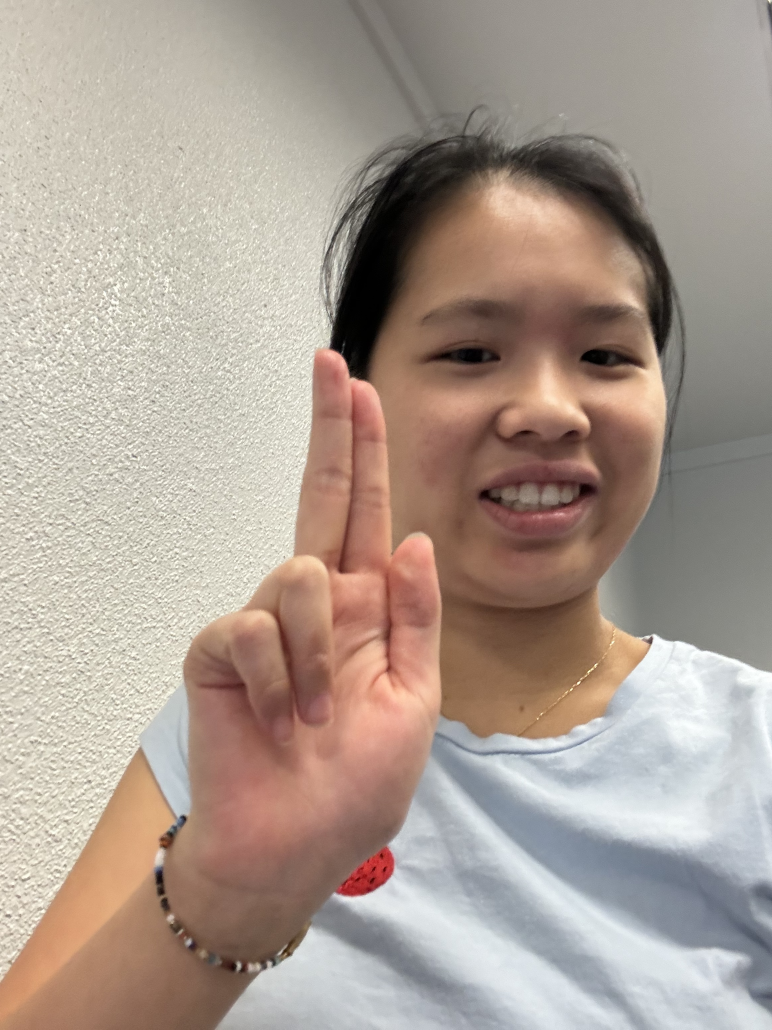
#> input picture images/shoot/IMG_2736.jpg, 2316 x 3088 px, given as the content of the folder shoot_redo, which was not available (shown at 1/3 size)
$ python DrawBoundingBoxes.py
#> lines starting #> are read from the running program, lines starting #| are printed output that depends on the picture
import cv2
import csv
import os
from PIL import Image
import pillow_heif
import time
import signal
import sys

annotations = []
drawing = False
x_start, y_start = 0, 0
current_annotation = None

# TODO: MODIFY THIS PART HERE
image_folder = 'shoot_redo'  # MODIFY THIS
current_class = 'shoot'  # MODIFY THIS
label_mapping = {
    'left': 0,
    'left_shoot': 1,
    'shoot': 2,
    'right': 3,
    'right_shoot': 4
}
current_class_number = label_mapping[current_class]

output_csv = os.path.join(image_folder, 'annotations.csv')

with open(output_csv, mode='w', newline='') as file:
    writer = csv.writer(file)
    writer.writerow(['image_path', 'x_start', 'y_start', 'x_end', 'y_end', 'class_label'])

def handle_exit(signal, frame):
    with open(output_csv, mode='a', newline='') as file:
        writer = csv.writer(file)
        writer.writerows(annotations)
    print(f"Annotations have been saved to {output_csv}")
    sys.exit(0)

signal.signal(signal.SIGINT, handle_exit)

def draw_box(event, x, y, flags, param):
    global x_start, y_start, drawing, current_annotation, display_image

    if event == cv2.EVENT_LBUTTONDOWN:
        x_start, y_start = x, y
        drawing = True

    elif event == cv2.EVENT_MOUSEMOVE:
        if drawing:
            display_image = original_image.copy()
            cv2.rectangle(display_image, (x_start, y_start), (x, y), (255, 0, 0), 2)
            cv2.imshow('Image', display_image)

    elif event == cv2.EVENT_LBUTTONUP:
        drawing = False
        cv2.rectangle(display_image, (x_start, y_start), (x, y), (255, 0, 0), 2)
        cv2.imshow('Image', display_image)
        current_annotation = (current_image_path, x_start, y_start, x, y, current_class_number)

def convert_heic_to_jpg(heic_path):
    heif_file = pillow_heif.read_heif(heic_path)
    image = Image.frombytes(
        heif_file.mode, heif_file.size, heif_file.data, "raw", heif_file.mode, heif_file.stride
    )
    image = image.convert("RGB")
    jpg_path = os.path.splitext(heic_path)[0] + ".jpg"
    image.save(jpg_path, format="JPEG", quality=95)
    while not os.path.exists(jpg_path):
        time.sleep(0.01)
    return jpg_path

supported_formats = ['.jpg', '.jpeg', '.png', '.heic']
files = [f for f in os.listdir(image_folder) if os.path.splitext(f)[1].lower() in supported_formats]

for file in files:
    original_image_path = os.path.join(image_folder, file)
    current_image_path = original_image_path

    if original_image_path.lower().endswith('.heic'):
        converted_jpg_path = convert_heic_to_jpg(original_image_path)
        if converted_jpg_path:
            print(f"Conversion of HEIC image {original_image_path} successful")
            try:
                os.remove(original_image_path)
                print(f"Deleted HEIC file: {original_image_path}")
                current_image_path = converted_jpg_path
            except Exception as e:
                print(f"There is an error deleting HEIC file {original_image_path}: {e}")
                continue
        else:
            print(f"Conversion error with this image: {original_image_path}.")
            continue

    if not os.path.exists(current_image_path):
        print(f"Can't find converted file: {current_image_path}")
        continue

    image = cv2.imread(current_image_path)
#> image is the input picture: shape (3088, 2316, 3); mean B, G, R 147, 157.7, 172.3
    if image is None:
        print(f"Can't read the image: {current_image_path}")
        continue

    h, w = image.shape[:2]
#> h = 3088; w = 2316
    max_width = 1280
    max_height = 720
    if w > max_width or h > max_height:
        scale = min(max_width / w, max_height / h)
#> scale = 0.233
        image = cv2.resize(image, (int(w * scale), int(h * scale)))
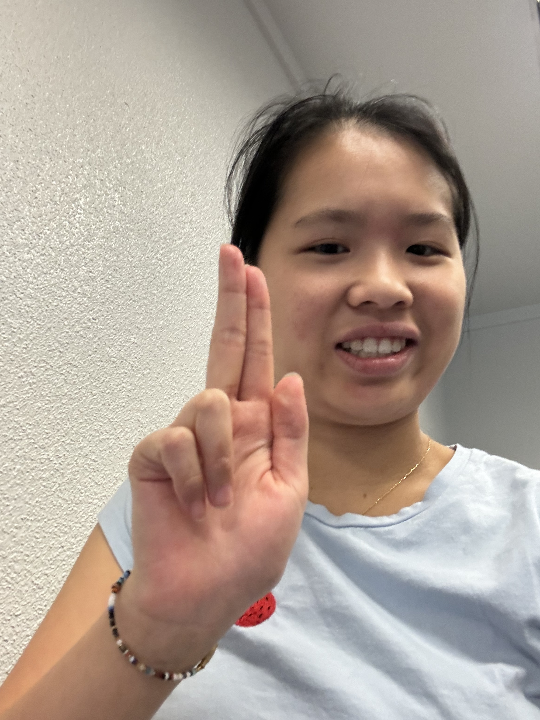
#> image: shape (720, 540, 3); mean B, G, R 146.9, 157.5, 172.2
    original_image = image.copy()
    display_image = original_image.copy()

    cv2.namedWindow('Image')
    cv2.setMouseCallback('Image', draw_box)

    current_annotation = None

    print(f"Processing: {current_image_path}")
    while True:
        cv2.imshow('Image', display_image)
        key = cv2.waitKey(1) & 0xFF
#> (key q is pressed here)

        if key == ord('q'):
            print("pressed q")
            handle_exit(None, None)
#> (the program exits here)

$ run again, on images/shoot/IMG_3018.jpg
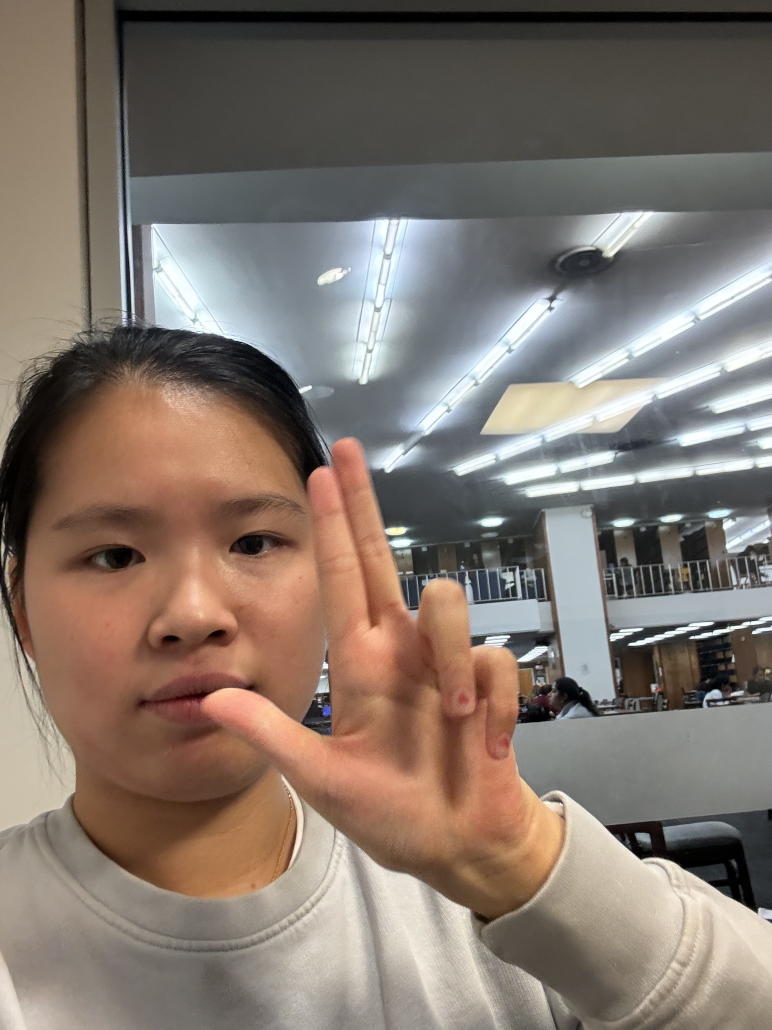
#> input picture images/shoot/IMG_3018.jpg, 2316 x 3088 px, given as the content of the folder shoot_redo, which was not available (shown at 1/3 size)
#> image is the input picture: shape (3088, 2316, 3); mean B, G, R 109, 118.2, 130.6
#> `image = cv2.resize(image, (int(w * scale), int(h * scale)))`:
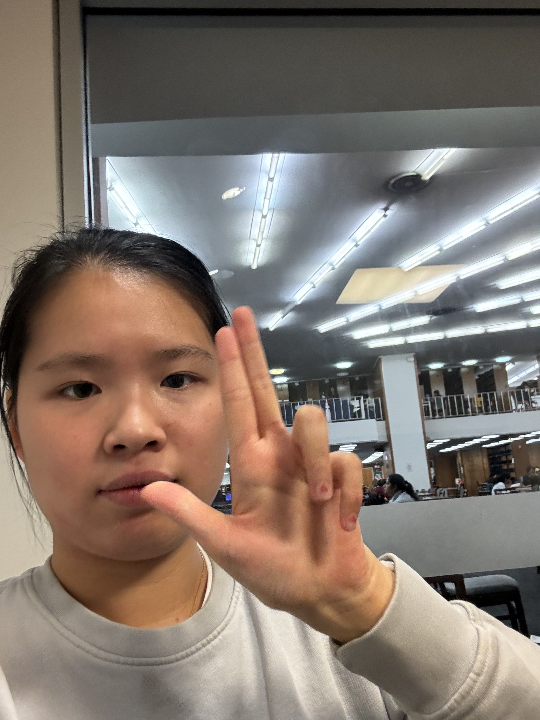
#> image: shape (720, 540, 3); mean B, G, R 108.9, 118, 130.4

$ run again, on images/shoot/IMG_3023.jpg
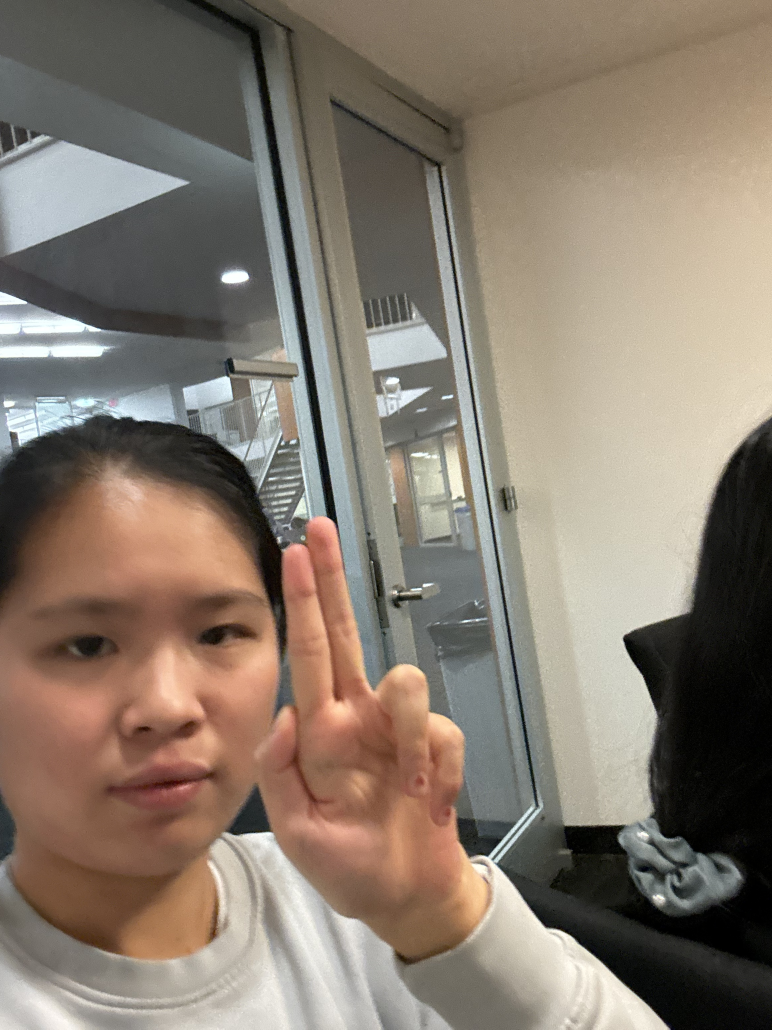
#> input picture images/shoot/IMG_3023.jpg, 2316 x 3088 px, given as the content of the folder shoot_redo, which was not available (shown at 1/3 size)
#> image is the input picture: shape (3088, 2316, 3); mean B, G, R 110.7, 123.2, 135.3
#> `image = cv2.resize(image, (int(w * scale), int(h * scale)))`:
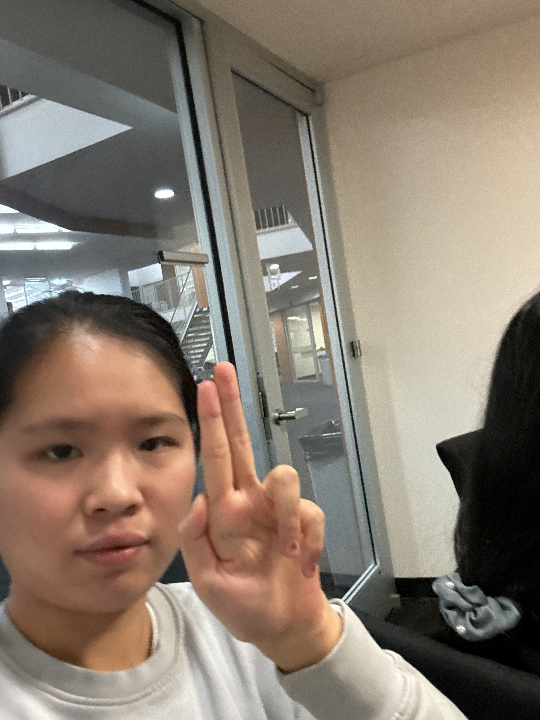
#> image: shape (720, 540, 3); mean B, G, R 110.6, 123, 135.2

$ run again, on images/shoot/IMG_3024.jpg
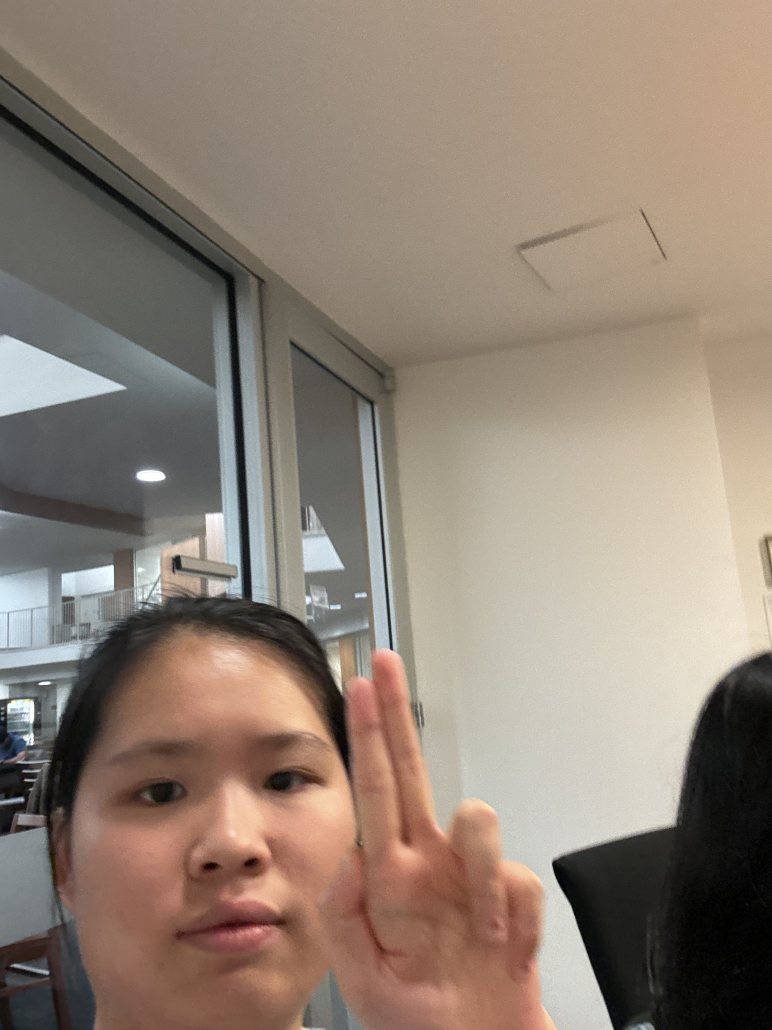
#> input picture images/shoot/IMG_3024.jpg, 2316 x 3088 px, given as the content of the folder shoot_redo, which was not available (shown at 1/3 size)
#> image is the input picture: shape (3088, 2316, 3); mean B, G, R 117.4, 130.3, 145
#> `image = cv2.resize(image, (int(w * scale), int(h * scale)))`:
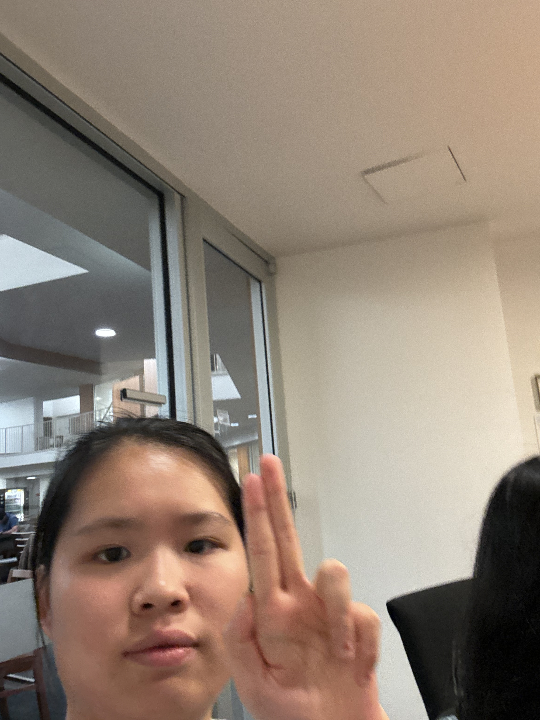
#> image: shape (720, 540, 3); mean B, G, R 117.3, 130.2, 144.8
